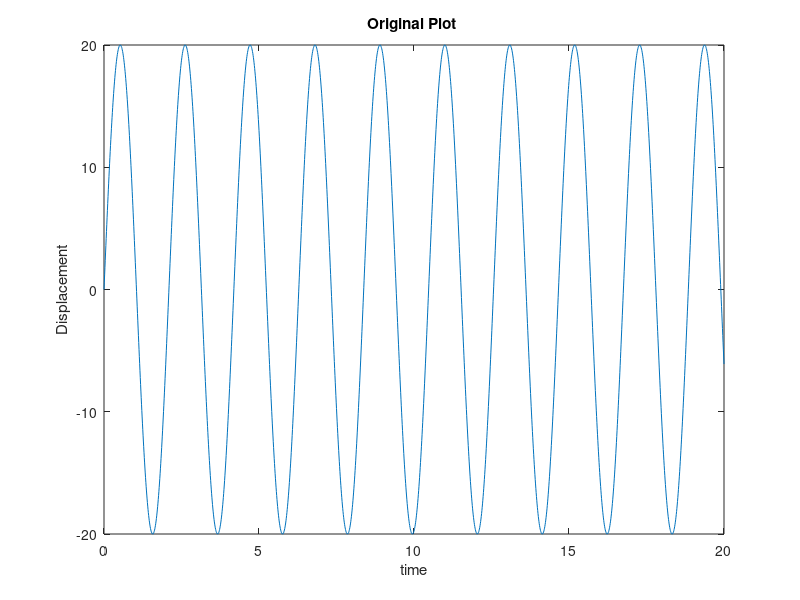

Write MATLAB code to recreate this figure. (Note: this script raises an error after producing the figure.)
clc
clear all
close all
A=20;
w=3;
time=0:0.01:20;
displacement=A*sin(w.*time);
figure(1)
plot(time,displacement)
title ('Original Plot ')
xlabel('time')
ylabel('Displacement')
for i=1:length(displacement)
    if (displacement(i)>0)
        displacement(i)=max(displacement);
    else 
        displacement(i)=0;
    end
end
 figure (2)
histogram (displacement)
title('Count the Max and zero in displacement')
xlabel('time')
ylabel('Quantity')
